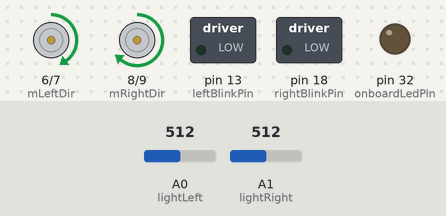
Recording of a sketch running on a simulated Arduino Mega 2560, built with avr-gcc and run on an emulated ATmega2560. On the bench: direction and speed pins drawn as motors (green arrow = direction pin HIGH = forward, orange = LOW = backward, longer = more drive), switched loads named in the sketch (green lamp = pin HIGH), output pins drawn as LEDs (lit = HIGH). The inputs (shaded band) are chosen by the test bench; at power-on: A1 (lightRight) = 512, A0 (lightLeft) = 512.

Above: at 1.2 s.
1.3 s: A1 (lightRight) set to 523
At 1.6 s:
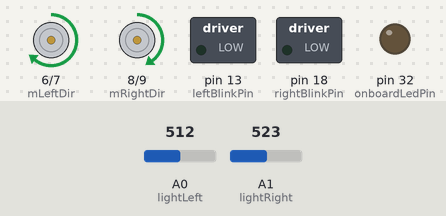
2.8 s: A1 (lightRight) set to 511
At 3.9 s:
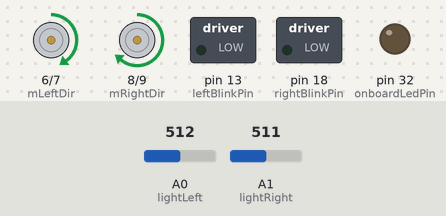
4.3 s: A1 (lightRight) set to 716
At 5.0 s:
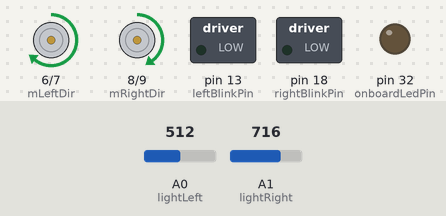
Timing chart, 0 to 7.3 s (numbered marks = the images above; inputs shaded):
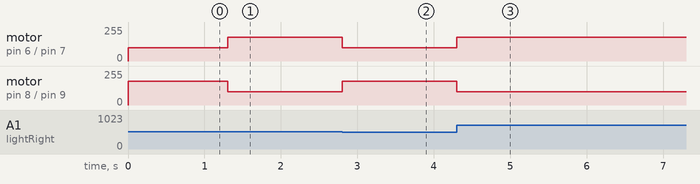

The sketch:

light_following.ino
```cpp
  //
//   This program will make the robot follow a black line on the ground! If the robot
//   sees a line on the left, it'll turn left. If it sees a line on the right, it'll
//   turn right. Otherwise, it will drive straight because it assumes the line is
//   right beneath it.
//

// These are the pins that the LEDs are hooked up to on the Pico.
int onboardLedPin = 32;
int leftBlinkPin = 13;
int rightBlinkPin = 18;

// These are the pins for the IR proximity sensors.
int irLeft = 4;
int irRight = 5;

// Light Sensors (LDRs)
int lightLeft = A0;
int lightRight = A1;

// These are the pins for the motor driver board. There are two pins per wheel, one for the direction, and the
// other for speed.
int mLeftDir = 6;
int mLeftSpeed = 7;
int mRightDir = 8;
int mRightSpeed = 9;

// This variable keeps track of how much time has passed each loop so we can time certain things to happen at
// specific times (blinking LEDs, moving motors, etc.).
int timer = 0;

// Setup all of our pins to be inputs or outputs.
// Everything inside the curly braces ({ ... }) of the setup function runs ONCE.
void setup() {
  pinMode(onboardLedPin, OUTPUT);
  pinMode(leftBlinkPin, OUTPUT);
  pinMode(rightBlinkPin, OUTPUT);

  pinMode(irLeft, INPUT);
  pinMode(irRight, INPUT);

  pinMode(mLeftDir, OUTPUT);
  pinMode(mLeftSpeed, OUTPUT);
  pinMode(mRightDir, OUTPUT);
  pinMode(mRightSpeed, OUTPUT);
}

// Everything inside the curly braces ({ ... }) of the loop function runs FOREVER.
void loop() {
  // Print LDR measurements out serial port for debugging purposes
  Serial.print(analogRead(lightLeft)); // prints value to the monitor
  Serial.print(","); // prints value to the monitor
  Serial.println(analogRead(lightRight)); // prints value to the monitor

  // New Light Turning logic:
  if (analogRead(lightLeft) < analogRead(lightRight)){
    rover_forward_right();
  } else {
    rover_forward_left();
  }

  // This timer variable will count up to 1000. When it hits 1000, reset it to 0.
  // Increase this variable by 1 every 1 millisecond. So this will reach 500 after .5 seconds, 1000 after 1 second, etc..
  if (timer > 1000){
    timer = 0;
  } else{
    timer++;
  }
  delay(1);

}


// Here is our code to make the rover move. First we need to set the direction for each motor. HIGH is forwards, LOW is backwards.
// Then we set the speed of each motor from 0 - 255. 0 is stopped, 255 is full speed, 127 is half speed, etc..
void rover_stop() {
    digitalWrite(mLeftDir, HIGH);
    digitalWrite(mRightDir, HIGH);
    analogWrite(mLeftSpeed, 0);
    analogWrite(mRightSpeed, 0);
}

void rover_straight() {
    digitalWrite(mLeftDir, HIGH);
    digitalWrite(mRightDir, HIGH);
    analogWrite(mLeftSpeed, 127);
    analogWrite(mRightSpeed, 127);
}

void rover_right() {
    digitalWrite(mLeftDir, LOW);
    digitalWrite(mRightDir, HIGH);
    analogWrite(mLeftSpeed, 127);
    analogWrite(mRightSpeed, 127);
}

void rover_left() {
    digitalWrite(mLeftDir, HIGH);
    digitalWrite(mRightDir, LOW);
    analogWrite(mLeftSpeed, 127);
    analogWrite(mRightSpeed, 127);
}

void rover_forward_right() {
    digitalWrite(mLeftDir, HIGH);
    digitalWrite(mRightDir, HIGH);
    analogWrite(mLeftSpeed, 180);
    analogWrite(mRightSpeed, 100);
}

void rover_forward_left() {
    digitalWrite(mLeftDir, HIGH);
    digitalWrite(mRightDir, HIGH);
    analogWrite(mLeftSpeed, 100);
    analogWrite(mRightSpeed, 180);
}
```

Measured:
- the behaviour switches between 512 and 513 on A1 (lightRight) (found by bisection; images 0 and 1)
- after the input at 1.3 s, motor on pin 6 (mLeftDir) / pin 7 (mLeftSpeed): forward 100/255 → forward 180/255 at once; motor on pin 8 (mRightDir) / pin 9 (mRightSpeed): forward 180/255 → forward 100/255 at once
- after the input at 2.8 s, motor on pin 6 (mLeftDir) / pin 7 (mLeftSpeed): forward 180/255 → forward 100/255 at once; motor on pin 8 (mRightDir) / pin 9 (mRightSpeed): forward 100/255 → forward 180/255 at once
- after the input at 4.3 s, motor on pin 6 (mLeftDir) / pin 7 (mLeftSpeed): forward 100/255 → forward 180/255 at once; motor on pin 8 (mRightDir) / pin 9 (mRightSpeed): forward 180/255 → forward 100/255 at once
